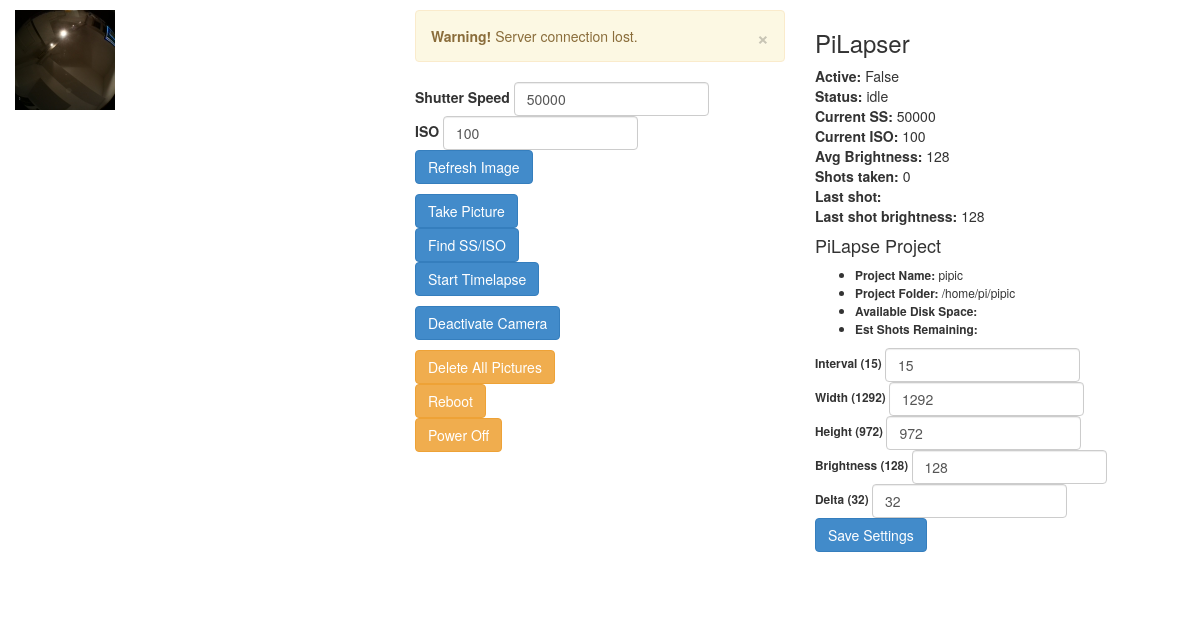
The app's page /djpilapp/, older data.
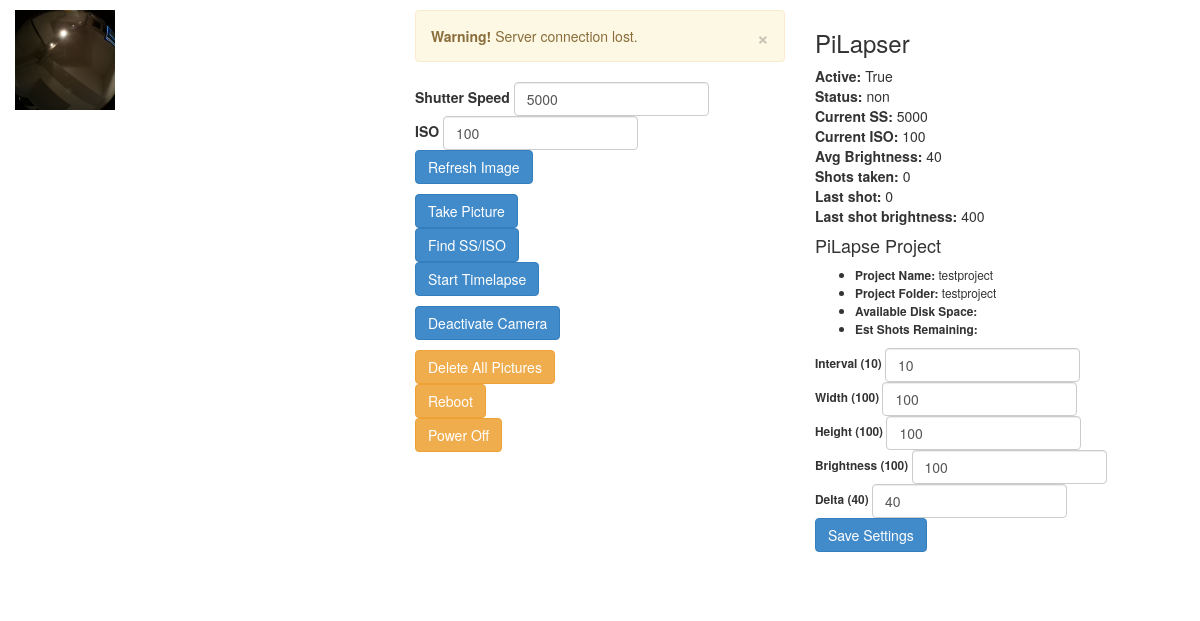
The same page, newer data.
### djpilapp/models.py (models this page shows, shortened)
class timelapser(models.Model):
    uid = models.CharField(max_length=200)
    project = models.ForeignKey(pilapse_project,on_delete=models.CASCADE)
    currentss = models.IntegerField(verbose_name="Shutter Speed", name='ss')
    currentiso = models.IntegerField(verbose_name="ISO", name='iso')
    lastbr = models.IntegerField(verbose_name="Last shot brightness", name='lastbr')
    avgbr = models.IntegerField(verbose_name="Average brightness", name='avgbr')
    status = models.CharField(max_length=200, name='status')
    shots_taken = models.IntegerField(verbose_name="Shots taken", name='shots_taken')
    lastshot = models.CharField(max_length=200, name="lastshot")
    start_on_boot=models.BooleanField(verbose_name="Start on boot?", name='boot')
    active=models.BooleanField(verbose_name="Tracks whether currently taking photos", name='active')
    metersite='a'
    minss=100
    maxss=2000000
    miniso=100
    maxiso=800

class pilapse_project(models.Model):
    project_name = models.CharField(max_length=200)
    folder = models.CharField(max_length=200)
    keep_images=models.BooleanField(verbose_name="Keep images?", name='keep_images')
    brightness = models.IntegerField(verbose_name="Target brightness", name='brightness')
    interval = models.IntegerField(verbose_name="Shot interval in seconds", name='interval')
    width =  models.IntegerField(verbose_name="Image width", name='width')
    height = models.IntegerField(verbose_name="Image height", name='height')
    maxtime= models.IntegerField(verbose_name="Maximum time in minutes", name='maxtime')
    maxshots=models.IntegerField(verbose_name="Maximum shots", name='maxshots')
    delta = models.IntegerField(verbose_name="Allowed brightness variance", name='delta')
    alpha = models.FloatField(verbose_name="Exponential averaging constant for brightness smoothing", name='alpha')
    listen=models.BooleanField(verbose_name="Listen mode?", name='listen')

### djpilapp/views.py (the view)
def index(request):
    s = get_template('index.html')
    try:
        print('index')
        P = pilapse_project.objects.all()[0]
    except:
        P=pilapse_project.objects.create( project_name='pipic',
            folder='/home/pi/python_scripts/pipic', keep_images=False,
            brightness=128, interval=15, width=1292, height=972, maxtime=-1,
            maxshots=-1, delta=32, alpha=0.1, listen=False)
        P.save()
    try:
        Q = timelapser.objects.all()[0]
    except:
        Q=timelapser.objects.create(uid=0,
            project=pilapse_project.objects.all()[0],
            ss=50000, iso=100, lastbr=128, avgbr=128,
            status='idle', shots_taken=0, lastshot='', boot=True,
            active=False)
        Q.save()
    R = pilapse_project.objects.all()
    c=Context({
        'project': P,
        'pilapse': Q,
        'project_list': R,
    })
    html=s.render(c)
    return HttpResponse(html)

### templates/index.html (shortened to what this page needs)
<!DOCTYPE HTML>
<html lang="en">
{% load staticfiles %}
<head>
    <link href="{% static 'css/bootstrap.min.css' %}" rel="stylesheet">
    <link href="{% static 'css/pilapse.css' %}" rel="stylesheet">
</head>
<body>
<article id="overview">
  <div class="container-fluid" >
    <div class="row">
      <div id="imageFrame" class="col-md-4">
          <img  id="lastImage" src="{% static 'new.jpg' %}" class="img-responsive">
      </div>
      <div class="col-md-4 controls">
          <div class="alert alert-warning" id="alertBox">
          <a href="#" class="close" data-dismiss="alert">&times;</a>
          <span id="alertMessage"><strong>Warning!</strong> Server connection lost.</span>
          </div>
        <form id="photoForm" class="form-inline" role="form">
          <div class="form-group">
            <label for="formshutterspeed">Shutter Speed</label>
            <input type="number" name="formshutterspeed" class="form-control"  value="{{ pilapse.ss }}">
          </div><br />
          <div class="form-group">
            <label for="formiso">ISO</label>
            <input type="number" name="formiso" class="form-control" value="{{ pilapse.iso }}">
          </div>
        </form>
        <p>
        <button type="button" class="refreshButton btn btn-primary">Refresh Image</button><br />
        </p>
        <p>
        <button type="button" class="photoButton activebutton btn btn-primary">Take Picture</button><br />
        <button type="button" class="calibrateButton activebutton btn btn-primary">Find SS/ISO</button><br />
        <button type="button" class="lapseButton activebutton btn btn-primary">Start Timelapse</button><br />
        </p>
        <p>
        <button type="button" class="deactivateButton btn btn-primary">Deactivate Camera</button><br />
        </p>
        <p>
        <button type="button" class="deleteButton btn btn-warning">Delete All Pictures</button><br />
        <button type="button" class="rebootButton btn btn-warning">Reboot</button><br />
        <button type="button" class="poweroffButton btn btn-warning">Power Off</button><br />
        </p>
      </div>
      <div class="col-md-4 sidebar">
        <h3>PiLapser</h3>
        <ul class="nav nav-sidebar">
            <li> <b>Active:</b> <span id="pilapse_active">{{ pilapse.active }}</span> </li>
            <li> <b>Status:</b> <span id="pilapse_status">{{ pilapse.status }}</span> </li>
            <li> <b>Current SS:</b> <span id="pilapse_ss">{{ pilapse.ss }}</span> </li>
            <li> <b>Current ISO:</b> <span id="pilapse_iso">{{ pilapse.iso }}</span> </li>
            <li> <b>Avg Brightness:</b> <span id="pilapse_avgbr">{{ pilapse.avgbr }}</span> </li>
            <li> <b>Shots taken:</b> <span id="pilapse_shots">{{ pilapse.shots_taken }}</span> </li>
            <li> <b>Last shot:</b> <span id="pilapse_lastshot">{{ pilapse.lastshot }}</span> </li>
            <li> <b>Last shot brightness:</b> <span id="pilapse_lastbr">{{ pilapse.lastbr }}</span> </li>
        </ul>
        <h4>PiLapse Project</h4>
        <small>
        <ul>
        <li><b>Project Name:</b> {{project.project_name}}</li>
        <li><b>Project Folder:</b> {{project.folder}}</li>
        <li><b>Available Disk Space:</b> </li>
        <li><b>Est Shots Remaining:</b> </li>
        </ul>
        <form id="projectForm" class="form-inline" role="form">
          <div class="form-group">
            <label for="">Interval (<span id="project_interval">{{project.interval}}</span>)</label>
            <input type="number" name="projinterval" class="form-control"  value="{{project.interval}}">
          </div><br />
          <div class="form-group">
            <label for="">Width (<span id="project_width">{{project.width}}</span>)</label>
            <input type="number" name="projwidth" class="form-control"  value="{{project.width}}">
          </div><br />
          <div class="form-group">
            <label for="">Height (<span id="project_height">{{project.height}}</span>)</label>
            <input type="number" name="projheight" class="form-control"  value="{{project.height}}">
          </div><br />
          <div class="form-group">
            <label for="">Brightness (<span id="project_brightness">{{project.brightness}}</span>)</label>
            <input type="number" name="projbrightness" class="form-control"  value="{{project.brightness}}">
          </div><br />
          <div class="form-group">
            <label for="">Delta (<span id="project_delta">{{project.delta}}</span>)</label>
            <input type="number" name="projdelta" class="form-control"  value="{{project.delta}}">
          </div><br />
          <button type="button" class="projSaveButton btn btn-primary">Save Settings</button>
        </form>
        </small>
      </div>
    </div>
    <div class="row">
      <div class="row">
        <div class="col-md-offset-2 col-md-6">
        </div>
      </div>
    </div>
  </div>
  </article>
</body>

### djpilapp/static/css/pilapse.css (style rules this page uses)
.row { margin-top:10px; margin-bottom:10px; }

Row changes from the older to the newer data that the page shows:
changed timelapser: formshutterspeed "50000" → "5000"; active "False" → "True"; status "idle" → "non"; ss "50000" → "5000"; avgbr "128" → "40"; lastshot (not shown) → "0"; lastbr "128" → "400"
changed pilapse_project: project_name "pipic" → "testproject"; folder "/home/pi/pipic" → "testproject"; interval "15" → "10"; projinterval "15" → "10"; width "1292" → "100"; projwidth "1292" → "100"; height "972" → "100"; projheight "972" → "100"; brightness "128" → "100"; projbrightness "128" → "100"; delta "32" → "40"; projdelta "32" → "40"
